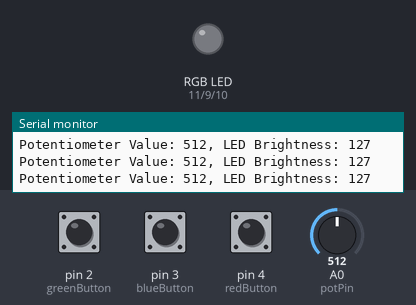
Recording of a sketch running on a simulated Arduino Uno, built with avr-gcc and run on an emulated ATmega328P. Shown: an RGB LED mixed from three pins (HIGH = lit), the last lines printed to the serial monitor. The test bench sets the inputs (shaded band); at power-on: pin 2 (greenButton) HIGH, pin 3 (blueButton) HIGH, pin 4 (redButton) HIGH, A0 (potPin) = 512. Dim RGB values are drawn brighter than linear.

Above: at 1.2 s.
1.3 s: pin 2 (greenButton) pulled LOW for 0.15 s
At 1.41 s:
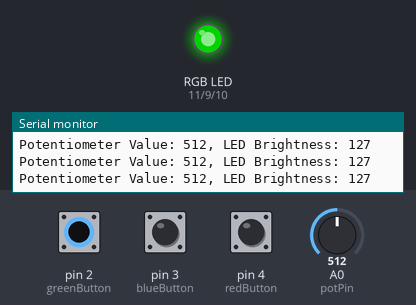
3.0 s: pin 3 (blueButton) pulled LOW for 0.15 s
At 3.12 s:
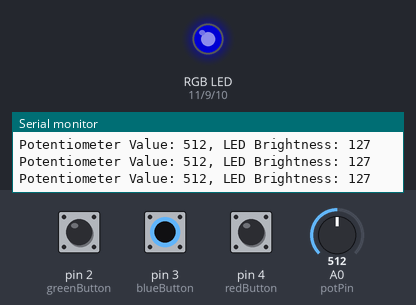
4.7 s: pin 4 (redButton) pulled LOW for 0.15 s
At 4.84 s:
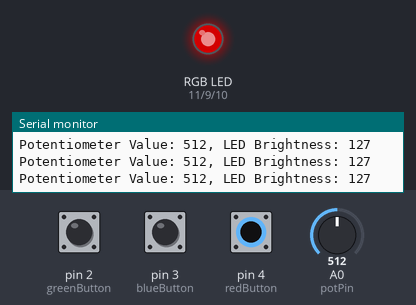
6.4 s: A0 (potPin) set to 104
9.4 s: A0 (potPin) set to 95
12.4 s: pin 2 (greenButton) pulled LOW for 1 s
At 13.1 s:
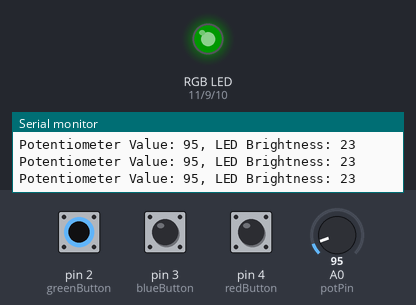
Timing chart, 0 to 15.4 s (numbered marks = the images above; inputs shaded):
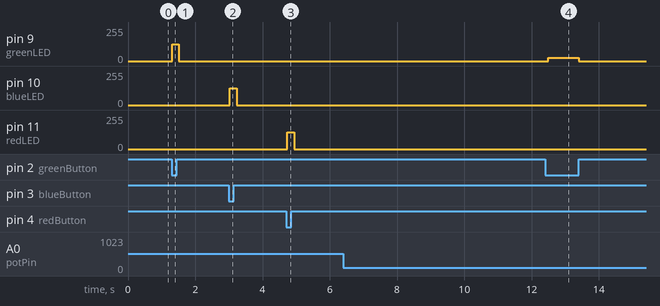

Measured:
- after the input at 1.3 s, pin 9 (greenLED): 0/255 → 127/255 at once, → 0/255 0.20 s later
- after the input at 3.0 s, pin 10 (blueLED): 0/255 → 127/255 at once, → 0/255 0.20 s later
- after the input at 4.7 s, pin 11 (redLED): 0/255 → 127/255 at once, → 0/255 0.20 s later
- after the input at 12.4 s, pin 9 (greenLED): 0/255 → 23/255 after 0.10 s, → 0/255 0.91 s later

The sketch:

Cogs_City_Day7_Potentiometer.ino
```cpp
// Day 7 Code for Cogsworth City Adventure Kit
// Inventr.io
//
// Used internal pull-up resistors via arduino code
// rather than using external pull-down resistors as
// shown in circuit diagram in Lesson.
// This version uses a potentiometer to adjust led brightness
//
// Lori Pfahler
// September 2024

// pins for buttons, LEDS, and photoresistor
int greenButton = 2;
int blueButton = 3;
int redButton = 4;
// the pins for LEDs must be PWM pins, pins with ~ next to the number
// to use analogWrite() to control brightness of LED
int greenLED = 9;
int blueLED = 10;
int redLED = 11;
int potPin = A0;  // must be connected analog pin (A0-A5)

// variables
// used to track if buttons have been pressed
int greenState;
int blueState;
int redState;
// current value from potentiometer
int potVal;
int ledBrightness = 0;

void setup() {
  // setup LEDs as outputs
  pinMode(greenLED, OUTPUT);
  pinMode(blueLED, OUTPUT);
  pinMode(redButton, OUTPUT);
  // setup button switches with internal pull-up resistors
  // NOT PRESSED = HIGH, PRESSED = LOW
  // So original code has to be reversed on HIGH/LOWS for buttons
  pinMode(greenButton, INPUT_PULLUP);
  pinMode(blueButton, INPUT_PULLUP);
  pinMode(redButton, INPUT_PULLUP);
  // start serial monitor so we can print info to it
  Serial.begin(9600);
}

void loop() {
  // read button states
  greenState = digitalRead(greenButton);
  blueState = digitalRead(blueButton);
  redState = digitalRead(redButton);
  // read light level from photoresistor
  potVal = analogRead(potPin);

  // map potentiometer value to brightness scale
  ledBrightness = map(potVal, 0, 1023, 0, 255);

  // green LED code:
  if (greenState == LOW) {
    // turn of green LED to appropriate brightness level if green button pressed
    analogWrite(greenLED, ledBrightness);
  }
  else {
    // otherwise turn green LED off
    analogWrite(greenLED, 0);
  }

  // blue LED Code:
  if (blueState == LOW) {
    // turn of blue LED to appropriate brightness level if blue button pressed
    analogWrite(blueLED, ledBrightness);
  }
  else {
    // otherwise turn blue LED off
    analogWrite(blueLED, 0);
  }

  // red LED Code:
  if (redState == LOW) {
    // turn of red LED to appropriate brightness level if red button pressed
    analogWrite(redLED, ledBrightness);
  }
  else {
    // otherwise turn red LED off
    analogWrite(redLED, 0);
  }
  // print results to serial monitor
  Serial.print("Potentiometer Value: ");
  Serial.print(potVal);
  Serial.print(", LED Brightness: ");
  Serial.println(ledBrightness);

  // short delay
  delay(100);
}
```
